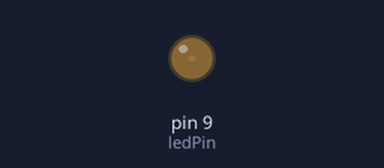
Simulated run of this sketch. Board: Arduino Uno, built with avr-gcc and run on an emulated ATmega328P. On the bench: output pins drawn as LEDs (lit = HIGH).

Above: at 0.05 s.
At 0.5 s:
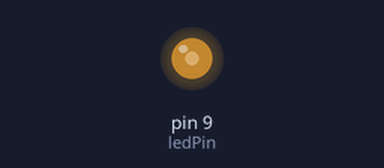
At 0.9 s:
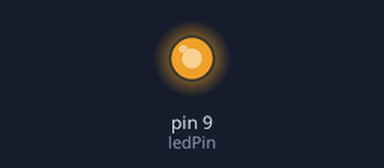
At 1.8 s:
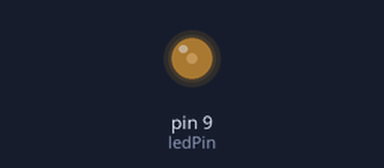
Timing chart, 0 to 4.8 s (numbered marks = the images above):
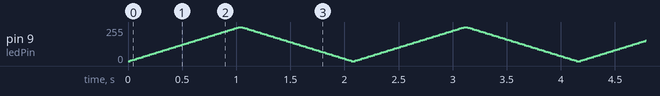

The sketch:

Fading.ino
```cpp
/*
 * 让 LED 实现渐变效果
 */

// 设置变量
int ledPin = 9;
int fadeValue;

void setup() {
  // setup() 中没有要设置的内容
}

void loop() {
  // 逐渐增加 LED 的亮度
  for(fadeValue = 0; fadeValue <= 255; fadeValue += 5){
    analogWrite(ledPin, fadeValue);
    delay(20);
    }
  // 逐渐减小 LED 的亮度
  for(fadeValue = 255; fadeValue >= 0; fadeValue -= 5){
    analogWrite(ledPin, fadeValue);
    delay(20);
    }
}
```
